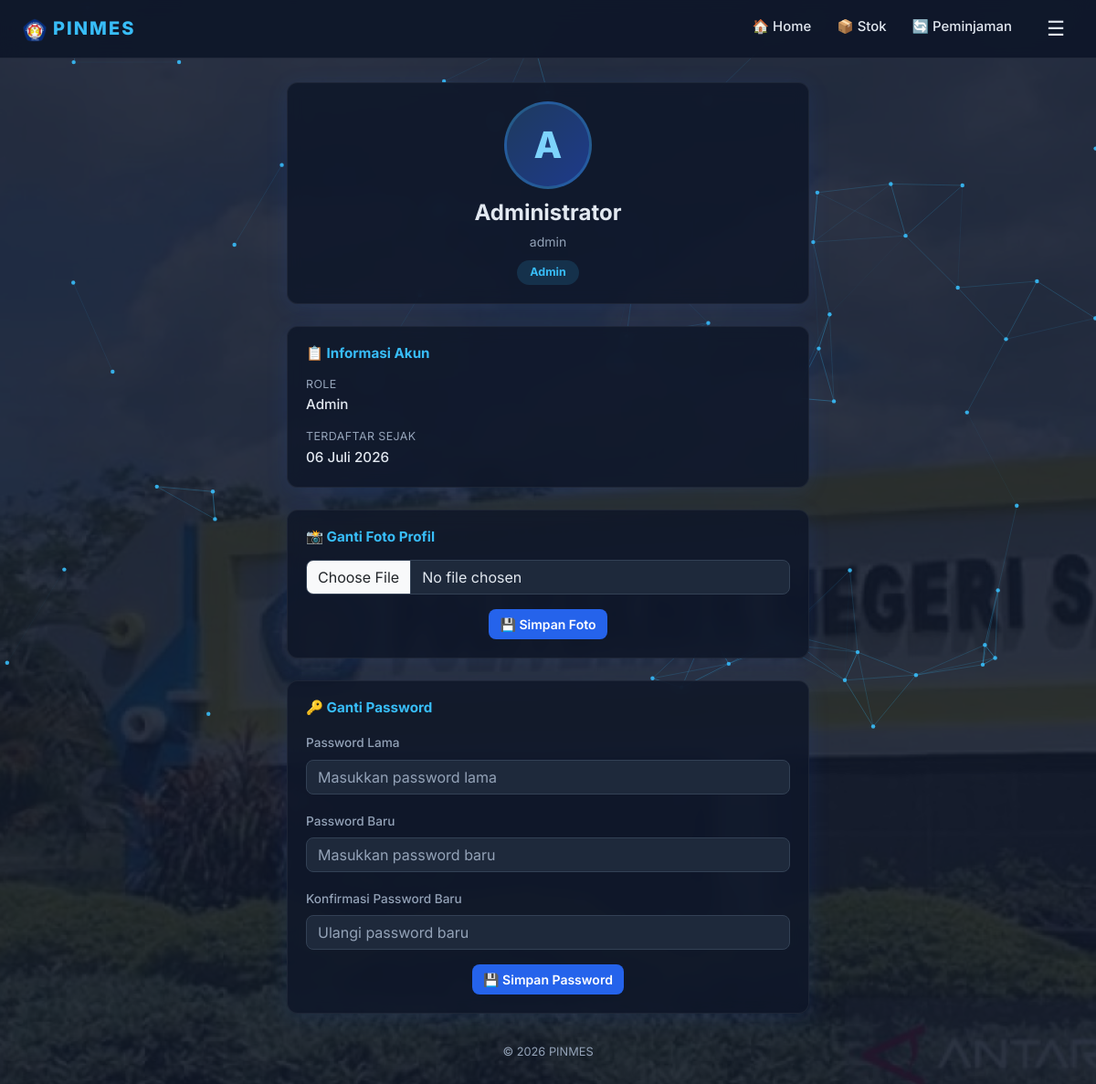
Screenshot of /views/profile.php (signed in) with the database file from the repository.
### tables this page shows
CREATE TABLE IF NOT EXISTS users (
  id INT AUTO_INCREMENT PRIMARY KEY,
  name VARCHAR(150) NOT NULL,
  email VARCHAR(150) NOT NULL UNIQUE,
  password VARCHAR(255) NOT NULL,
  role ENUM('admin','mahasiswa') NOT NULL DEFAULT 'mahasiswa',
  created_at TIMESTAMP DEFAULT CURRENT_TIMESTAMP
);

### controller/config.php (called while the page is built, shortened)
<?php
$DB_HOST = 'localhost';
$DB_USER = 'root';
$DB_PASS = '';
$DB_NAMES = ['apk_mesin', 'aplikasi_peminjaman_barang'];
$conn = null;
foreach ($DB_NAMES as $candidate) {
    $tmp = @new mysqli($DB_HOST, $DB_USER, $DB_PASS, $candidate);
    $conn = $tmp;
    break;
}
$conn->set_charset('utf8mb4');
function db() {
    global $conn;
    return $conn;
}
function e($v) {
    return htmlspecialchars($v ?? '', ENT_QUOTES, 'UTF-8');
}
function bulan_tgl($tgl) {
    $bulan = ['','Januari','Februari','Maret','April','Mei','Juni','Juli','Agustus','September','Oktober','November','Desember'];
    $t = strtotime($tgl);
    return date('d', $t) . ' ' . ($bulan[intval(date('n', $t))] ?? '') . ' ' . date('Y', $t);
}

### views/profile.php (the view, shortened to what this page needs)
<?php
require_once '../controller/config.php';
$user     = $_SESSION['user'];
$res     = db()->query("SELECT * FROM users WHERE id=".intval($user['id']));
$profile = $res->fetch_assoc();
?>
<!doctype html>
<html lang="id">
<head>
  <link href="https://cdn.jsdelivr.net/npm/bootstrap@5.3.2/dist/css/bootstrap.min.css" rel="stylesheet">
  <link rel="stylesheet" href="../assets/css/theme.css">
</head>
<body>
<?php include 'partials/navbar.php'; ?>
<div class="page-wrapper">
  <div class="card-panel text-center mb-4">
    <?php if ($profile['photo']): ?>
      <img src="../uploads/<?= e($profile['photo']) ?>" class="profile-avatar" alt="Foto profil">
    <?php else: ?>
      <div class="profile-initial"><?= e(strtoupper(substr($profile['name'],0,1))) ?></div>
    <?php endif; ?>
    <h4 style="margin-bottom:4px;font-weight:700"><?= e($profile['name']) ?></h4>
    <small style="color:var(--muted)"><?= e($profile['email']) ?></small>
    <div class="mt-2">
      <span class="role-badge"><?= e(ucfirst($profile['role'])) ?></span>
    </div>
  </div>
  <div class="card-panel mb-4">
    <h5 style="font-size:.95rem;font-weight:700;margin-bottom:16px;color:var(--accent-sky)">📋 Informasi Akun</h5>
    <div class="info-label">Role</div>
    <div class="info-value"><?= e(ucfirst($profile['role'])) ?></div>
    <div class="info-label">Terdaftar Sejak</div>
    <div class="info-value" style="margin-bottom:0"><?= e(bulan_tgl($profile['created_at'])) ?></div>
  </div>
  <div class="card-panel mb-4">
    <h5 style="font-size:.95rem;font-weight:700;margin-bottom:16px;color:var(--accent-sky)">📸 Ganti Foto Profil</h5>
    <form method="post" enctype="multipart/form-data">
      <div class="mb-3">
        <input type="file" name="photo" class="form-control" accept="image/*" onchange="previewPhoto(event)">
      </div>
      <div class="text-center"><button type="submit" class="btn btn-primary">💾 Simpan Foto</button></div>
    </form>
  </div>
  <div class="card-panel mb-4">
    <h5 style="font-size:.95rem;font-weight:700;margin-bottom:16px;color:var(--accent-sky)">🔑 Ganti Password</h5>
    <form method="post">
      <div class="mb-3">
        <label class="form-label">Password Lama</label>
        <input type="password" name="password_lama" class="form-control" placeholder="Masukkan password lama" autocomplete="current-password">
      </div>
      <div class="mb-3">
        <label class="form-label">Password Baru</label>
        <input type="password" name="password_baru" class="form-control" placeholder="Masukkan password baru" autocomplete="new-password">
      </div>
      <div class="mb-3">
        <label class="form-label">Konfirmasi Password Baru</label>
        <input type="password" name="password_konf" class="form-control" placeholder="Ulangi password baru" autocomplete="new-password">
      </div>
      <div class="text-center"><button type="submit" class="btn btn-primary">💾 Simpan Password</button></div>
    </form>
  </div>
  <footer class="pinba-footer">© <?= date('Y') ?> PINMES</footer>
</div>
</body>
</html>

### assets/css/theme.css (style rules this page uses)
:root { --bg: #0b1220; --panel: #111827; --card: #0f172a; --table-bg: #1e293b; --table-hover: #1e3a8a; --accent: #2563eb; --accent-sky: #38bdf8; --text: #e2e8f0; --muted: #94a3b8; --border: #334155; --danger: #ef4444; --warning: #facc15; --success: #10b981; }
*, *::before, *::after { box-sizing: border-box; }
body { background: url('../estestik_pooltesa.jpg') no-repeat center center fixed; background-size: cover; color: var(--text); font-family: 'Inter', system-ui, -apple-system, "Segoe UI", Roboto, "Helvetica Neue", Arial; position: relative; min-height: 100vh; overflow-x: hidden; }
body::before { content: ""; position: fixed; inset: 0; background: rgba(15, 23, 42, 0.87); z-index: -1; }
body > * { position: relative; z-index: 1; }
.page-wrapper { position: relative; z-index: 10; max-width: 1200px; margin: 0 auto; padding: 90px 24px 48px; }
.card-panel { background: rgba(15, 23, 42, 0.85); backdrop-filter: blur(8px); -webkit-backdrop-filter: blur(8px); border: 1px solid rgba(255,255,255,0.06); padding: 20px; border-radius: 12px; box-shadow: 0 4px 24px rgba(37, 99, 235, 0.12); transition: box-shadow 0.3s; }
.form-control, .form-select { background: #1e293b !important; color: var(--text) !important; border: 1px solid var(--border) !important; border-radius: 8px !important; transition: border-color 0.2s, box-shadow 0.2s; }
.form-control::placeholder { color: var(--muted) !important; }
label.form-label { color: var(--muted); font-size: 0.85rem; font-weight: 500; }
.btn { font-weight: 600; border-radius: 8px; transition: all 0.2s; border: none; font-size: 0.875rem; }
.btn-primary { background: var(--accent) !important; color: #fff !important; }
.pinba-footer { text-align: center; color: var(--muted); font-size: 0.8rem; margin-top: 32px; padding-bottom: 16px; transition: color 0.2s; }

### views/profile.php (style rules this page uses)
.page-wrapper { max-width: 620px; }
.profile-initial { width: 96px; height: 96px; border-radius: 50%; background: linear-gradient(135deg, #1e3a5f, #1e3a8a); color: #7dd3fc; display: flex; align-items: center; justify-content: center; font-size: 2.5rem; font-weight: 800; margin: 0 auto 12px; border: 3px solid rgba(56,189,248,0.25); }
.info-label { color: var(--muted); font-size: .78rem; text-transform: uppercase; letter-spacing: .4px; margin-bottom: 2px; }
.info-value { color: var(--text); font-size: .95rem; margin-bottom: 14px; font-weight: 500; }
.role-badge { display: inline-block; padding: 4px 14px; background: rgba(56,189,248,0.15); color: #38bdf8; border-radius: 999px; font-size: .78rem; font-weight: 700; }

### rows the page displays
users: name "A", name "Administrator", email "admin", role "Admin", created_at "06 Juli 2026"
